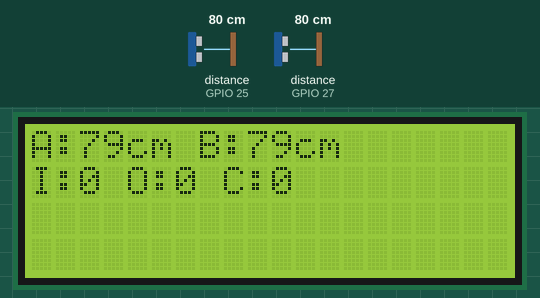
Simulated run of this program. Board: ESP32. On the bench: 20×4 character LCD. Wiring (inferred from the names in the program): 2 × ultrasonic range finder: trigger GPIO 14, echo GPIO 27 / trigger GPIO 26, echo GPIO 25. The inputs (shaded band) are chosen by the test bench; at power-on: distance to the obstacle (sensors on GPIO 25, GPIO 27) 80 cm. The echo pulse lasts 58.3 µs per cm; what the program prints to the serial monitor is not drawn.

Above: at 3.2 s.
3.3 s: distance to the obstacle (sensor on GPIO 25) set to 2 cm
At 4.0 s:
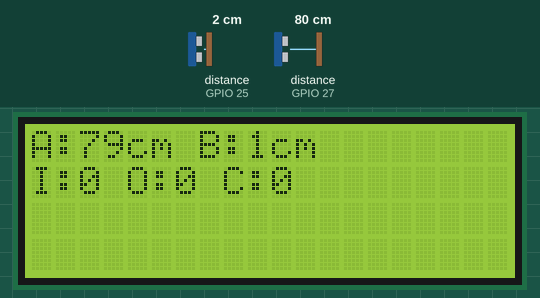
4.8 s: distance to the obstacle (sensor on GPIO 27) set to 2 cm
At 6.0 s:
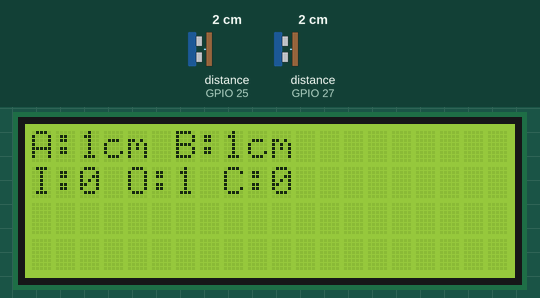
6.5 s: distance to the obstacle (sensor on GPIO 25) set to 4 cm
8.1 s: distance to the obstacle (sensor on GPIO 27) set to 4 cm
At 9.5 s:
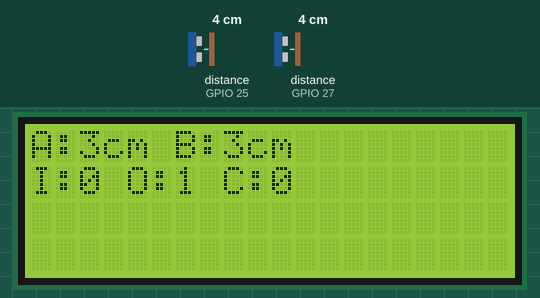
9.8 s: distance to the obstacle (sensor on GPIO 25) set to 9 cm
11.3 s: distance to the obstacle (sensor on GPIO 27) set to 9 cm
At 12.3 s:
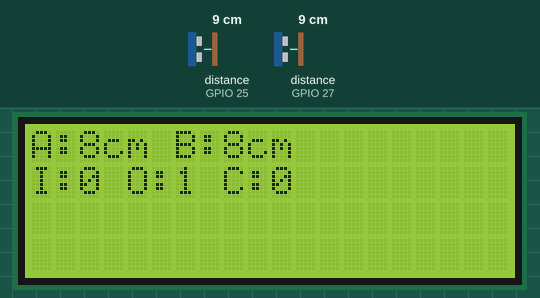
Timing chart, 0 to 13.9 s (numbered marks = the images above; inputs shaded):
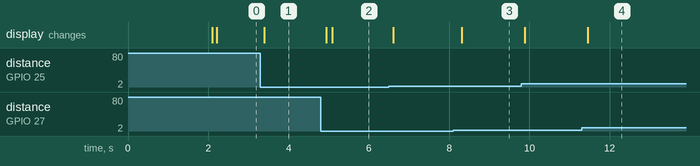

The program:

main.cpp
```cpp
#include <Arduino.h>
#include <Wire.h>
#include <LiquidCrystal_I2C.h>
#include <WiFi.h>
#include <WebServer.h>
#include <DNSServer.h>

// Konfigurasi Access Point
const char* ssid = "VisitorCounter";
const char* password = "12345678";  // Minimal 8 karakter untuk WPA2

// DNS Server untuk captive portal
const byte DNS_PORT = 53;
IPAddress apIP(192, 168, 4, 1);
DNSServer dnsServer;
WebServer server(80);

// Konfigurasi LCD dan sensor
LiquidCrystal_I2C lcd(0x27,20,4);
const int trigPinA = 14;
const int echoPinA = 27;
const int trigPinB = 26;
const int echoPinB = 25;

// Variabel counting
int countIn = 0;
int countOut = 0;
int currentVisitor = 0;

// Konstanta untuk sistem deteksi
const int detectionThreshold = 10;     // Jarak deteksi dalam cm
const int consecutiveReadings = 3;     // Jumlah pembacaan berturut-turut untuk konfirmasi
const int sensorTimeout = 1000;        // Timeout untuk menunggu sensor kedua (ms)
const int debounceDelay = 500;         // Delay minimum antara deteksi (ms)

// Status sensor
bool sensorAState = false;
bool sensorBState = false;
unsigned long lastDetectionTime = 0;

// Buffer untuk pembacaan berturut-turut
int bufferA[consecutiveReadings];
int bufferB[consecutiveReadings];
int bufferIndex = 0;

// HTML template
const char index_html[] PROGMEM = R"rawliteral(
<!DOCTYPE HTML>
<html>
<head>
  <meta name="viewport" content="width=device-width, initial-scale=1">
  <title>Visitor Counter System</title>
  <style>
    body {
      font-family: Arial;
      text-align: center;
      margin: 0;
      padding: 20px;
      background-color: #f0f0f0;
    }
    .card {
      background-color: white;
      padding: 20px;
      border-radius: 10px;
      box-shadow: 0 2px 10px rgba(0,0,0,0.1);
      margin: 10px auto;
      max-width: 400px;
    }
    .value {
      font-size: 30px;
      font-weight: bold;
      color: #0066cc;
    }
    .label {
      font-size: 16px;
      color: #666;
    }
    .sensor-data {
      font-size: 14px;
      color: #888;
      margin-top: 20px;
    }
  </style>
  <script>
    setInterval(function() {
      getData();
    }, 1000);

    function getData() {
      var xhttp = new XMLHttpRequest();
      xhttp.onreadystatechange = function() {
        if (this.readyState == 4 && this.status == 200) {
          var data = JSON.parse(this.responseText);
          document.getElementById("countIn").innerHTML = data.in;
          document.getElementById("countOut").innerHTML = data.out;
          document.getElementById("current").innerHTML = data.current;
          document.getElementById("sensorA").innerHTML = data.distanceA;
          document.getElementById("sensorB").innerHTML = data.distanceB;
        }
      };
      xhttp.open("GET", "/data", true);
      xhttp.send();
    }
  </script>
</head>
<body>
  <h2>Visitor Counter System</h2>

  <div class="card">
    <div class="label">Masuk</div>
    <div class="value" id="countIn">0</div>
  </div>

  <div class="card">
    <div class="label">Keluar</div>
    <div class="value" id="countOut">0</div>
  </div>

  <div class="card">
    <div class="label">Pengunjung Saat Ini</div>
    <div class="value" id="current">0</div>
  </div>

  <div class="sensor-data">
    <p>Sensor A: <span id="sensorA">0</span> cm</p>
    <p>Sensor B: <span id="sensorB">0</span> cm</p>
  </div>
</body>
</html>
)rawliteral";

// Fungsi untuk membaca jarak dari sensor ultrasonik dengan filter noise
long readDistance(int trigPin, int echoPin) {
  // Lakukan 3 pembacaan cepat dan ambil rata-rata
  long total = 0;
  for(int i = 0; i < 3; i++) {
    digitalWrite(trigPin, LOW);
    delayMicroseconds(2);
    digitalWrite(trigPin, HIGH);
    delayMicroseconds(10);
    digitalWrite(trigPin, LOW);

    long duration = pulseIn(echoPin, HIGH, 23529); // Timeout untuk jarak maksimal 4 meter
    if (duration == 0) return 400; // Return nilai maksimal jika timeout

    total += duration * 0.034 / 2;
    delay(10); // Delay kecil antara pembacaan
  }
  return total / 3;
}

// Fungsi untuk mengecek apakah sensor mendeteksi objek dengan konsisten
bool isObjectDetected(int buffer[], long newReading) {
  // Geser nilai dalam buffer
  for(int i = 0; i < consecutiveReadings-1; i++) {
    buffer[i] = buffer[i+1];
  }
  buffer[consecutiveReadings-1] = (newReading < detectionThreshold) ? 1 : 0;

  // Cek apakah semua pembacaan menunjukkan deteksi
  int sum = 0;
  for(int i = 0; i < consecutiveReadings; i++) {
    sum += buffer[i];
  }
  return sum >= consecutiveReadings-1; // Toleransi 1 pembacaan gagal
}

// Handler untuk root path
void handleRoot() {
  server.send(200, "text/html", index_html);
}

// Handler untuk data JSON
void handleData() {
  long distanceA = readDistance(trigPinA, echoPinA);
  long distanceB = readDistance(trigPinB, echoPinB);

  String json = "{";
  json += "\"in\":" + String(countIn) + ",";
  json += "\"out\":" + String(countOut) + ",";
  json += "\"current\":" + String(currentVisitor) + ",";
  json += "\"distanceA\":" + String(distanceA) + ",";
  json += "\"distanceB\":" + String(distanceB);
  json += "}";
  server.send(200, "application/json", json);
}

// Handler untuk halaman tidak ditemukan
void handleNotFound() {
  server.sendHeader("Location", "/", true);
  server.send(302, "text/plain", "");
}

// Setup web server
void setupServer() {
  WiFi.mode(WIFI_AP);
  WiFi.softAPConfig(apIP, apIP, IPAddress(255, 255, 255, 0));
  WiFi.softAP(ssid, password);

  // DNS Server untuk redirect semua request ke ESP32
  dnsServer.start(DNS_PORT, "*", apIP);

  // Route handler
  server.on("/", handleRoot);
  server.on("/data", handleData);
  server.onNotFound(handleNotFound);

  server.begin();
  Serial.println("HTTP server started");
  Serial.print("AP IP address: ");
  Serial.println(WiFi.softAPIP());
}

void setup() {
  // Setup pin sensor
  pinMode(trigPinA, OUTPUT);
  pinMode(echoPinA, INPUT);
  pinMode(trigPinB, OUTPUT);
  pinMode(echoPinB, INPUT);

  // Inisialisasi buffer
  memset(bufferA, 0, sizeof(bufferA));
  memset(bufferB, 0, sizeof(bufferB));

  Serial.begin(115200);

  // Inisialisasi LCD
  lcd.init();
  lcd.backlight();
  lcd.setCursor(0, 0);
  lcd.print("Visitor Counter");
  lcd.setCursor(0, 1);
  lcd.print("Starting AP...");

  // Setup Web Server
  setupServer();

  delay(2000);
  lcd.clear();
}

void loop() {
  // Handle DNS dan Web Server
  dnsServer.processNextRequest();
  server.handleClient();

  // Baca jarak dari kedua sensor
  long distanceA = readDistance(trigPinA, echoPinA);
  long distanceB = readDistance(trigPinB, echoPinB);

  // Update LCD dengan jarak
  lcd.setCursor(0, 0);
  lcd.print("A:");
  lcd.print(distanceA);
  lcd.print("cm ");
  lcd.print("B:");
  lcd.print(distanceB);
  lcd.print("cm    ");

  // Cek waktu debounce
  if (millis() - lastDetectionTime < debounceDelay) {
    return;
  }

  // Deteksi status sensor dengan filter
  bool newSensorAState = isObjectDetected(bufferA, distanceA);
  bool newSensorBState = isObjectDetected(bufferB, distanceB);

  // State machine untuk mendeteksi arah
  static enum {IDLE, A_ACTIVE, B_ACTIVE} state = IDLE;
  static unsigned long stateTimer = 0;

  switch(state) {
    case IDLE:
      if (newSensorAState && !newSensorBState) {
        state = A_ACTIVE;
        stateTimer = millis();
      }
      else if (newSensorBState && !newSensorAState) {
        state = B_ACTIVE;
        stateTimer = millis();
      }
      break;

    case A_ACTIVE:
      if (newSensorBState) {
        if (millis() - stateTimer < sensorTimeout) {
          countIn++;
          currentVisitor++;
          Serial.println("IN: " + String(countIn));
          lastDetectionTime = millis();
        }
        state = IDLE;
      }
      else if (millis() - stateTimer > sensorTimeout) {
        state = IDLE;
      }
      break;

    case B_ACTIVE:
      if (newSensorAState) {
        if (millis() - stateTimer < sensorTimeout) {
          countOut++;
          currentVisitor = max(0, currentVisitor - 1);
          Serial.println("OUT: " + String(countOut));
          lastDetectionTime = millis();
        }
        state = IDLE;
      }
      else if (millis() - stateTimer > sensorTimeout) {
        state = IDLE;
      }
      break;
  }

  // Update LCD
  lcd.setCursor(0, 1);
  lcd.print("I:");
  lcd.print(countIn);
  lcd.print(" O:");
  lcd.print(countOut);
  lcd.print(" C:");
  lcd.print(currentVisitor);
  lcd.print("   ");

  // Delay kecil untuk stabilitas dan mencegah watchdog reset
  delay(50);
}

// #include <Arduino.h>
// #include <Wire.h>
// #include <LiquidCrystal_I2C.h>

// // Konfigurasi layar LCD I2C
// LiquidCrystal_I2C lcd(0x27,20,4);

// // Pin konfigurasi untuk Sensor A dan Sensor B
// const int trigPinA = 14;
// const int echoPinA = 27;
// const int trigPinB = 26;
// const int echoPinB = 25;

// // Variabel counting
// int countIn = 0;
// int countOut = 0;
// int currentVisitor = 0;

// // Konstanta untuk sistem deteksi
// const int detectionThreshold = 20;     // Jarak deteksi dalam cm
// const int consecutiveReadings = 3;     // Jumlah pembacaan berturut-turut untuk konfirmasi
// const int sensorTimeout = 1500;        // Timeout untuk menunggu sensor kedua (ms)
// const int debounceDelay = 500;         // Delay minimum antara deteksi (ms)

// // Status sensor
// bool sensorAState = false;
// bool sensorBState = false;
// unsigned long lastDetectionTime = 0;

// // Buffer untuk pembacaan berturut-turut
// int bufferA[consecutiveReadings];
// int bufferB[consecutiveReadings];
// int bufferIndex = 0;

// // Fungsi untuk membaca jarak dari sensor ultrasonik dengan filter noise
// long readDistance(int trigPin, int echoPin) {
//   // Lakukan 3 pembacaan cepat dan ambil rata-rata
//   long total = 0;
//   for(int i = 0; i < 3; i++) {
//     digitalWrite(trigPin, LOW);
//     delayMicroseconds(2);
//     digitalWrite(trigPin, HIGH);
//     delayMicroseconds(10);
//     digitalWrite(trigPin, LOW);

//     long duration = pulseIn(echoPin, HIGH, 23529); // Timeout untuk jarak maksimal 4 meter
//     if (duration == 0) return 400; // Return nilai maksimal jika timeout

//     total += duration * 0.034 / 2;
//     delay(10); // Delay kecil antara pembacaan
//   }
//   return total / 3;
// }

// // Fungsi untuk mengecek apakah sensor mendeteksi objek dengan konsisten
// bool isObjectDetected(int buffer[], long newReading) {
//   // Geser nilai dalam buffer
//   for(int i = 0; i < consecutiveReadings-1; i++) {
//     buffer[i] = buffer[i+1];
//   }
//   buffer[consecutiveReadings-1] = (newReading < detectionThreshold) ? 1 : 0;

//   // Cek apakah semua pembacaan menunjukkan deteksi
//   int sum = 0;
//   for(int i = 0; i < consecutiveReadings; i++) {
//     sum += buffer[i];
//   }
//   return sum >= consecutiveReadings-1; // Toleransi 1 pembacaan gagal
// }

// void setup() {
//   pinMode(trigPinA, OUTPUT);
//   pinMode(echoPinA, INPUT);
//   pinMode(trigPinB, OUTPUT);
//   pinMode(echoPinB, INPUT);

//   // Inisialisasi buffer
//   memset(bufferA, 0, sizeof(bufferA));
//   memset(bufferB, 0, sizeof(bufferB));

//   Serial.begin(115200); // Gunakan baud rate lebih tinggi
//   Serial.println("Improved Counting Gate System Initialized");

//   lcd.init();
//   lcd.backlight();
//   lcd.setCursor(0, 0);
//   lcd.print("Improved Counter");
//   lcd.setCursor(0, 1);
//   lcd.print("Initializing...");
//   delay(2000);
//   lcd.clear();
// }

// void loop() {
//   // Baca jarak dari kedua sensor
//   long distanceA = readDistance(trigPinA, echoPinA);
//   long distanceB = readDistance(trigPinB, echoPinB);

//   // Update LCD dengan jarak
//   lcd.setCursor(0, 0);
//   lcd.print("A:");
//   lcd.print(distanceA);
//   lcd.print("cm ");
//   lcd.print("B:");
//   lcd.print(distanceB);
//   lcd.print("cm    ");

//   // Cek waktu debounce
//   if (millis() - lastDetectionTime < debounceDelay) {
//     return;
//   }

//   // Deteksi status sensor dengan filter
//   bool newSensorAState = isObjectDetected(bufferA, distanceA);
//   bool newSensorBState = isObjectDetected(bufferB, distanceB);

//   // State machine untuk mendeteksi arah
//   static enum {IDLE, A_ACTIVE, B_ACTIVE} state = IDLE;
//   static unsigned long stateTimer = 0;

//   switch(state) {
//     case IDLE:
//       if (newSensorAState && !newSensorBState) {
//         state = A_ACTIVE;
//         stateTimer = millis();
//       }
//       else if (newSensorBState && !newSensorAState) {
//         state = B_ACTIVE;
//         stateTimer = millis();
//       }
//       break;

//     case A_ACTIVE:
//       if (newSensorBState) {
//         if (millis() - stateTimer < sensorTimeout) {
//           countIn++;
//           currentVisitor++;
//           Serial.println("IN: " + String(countIn));
//           lastDetectionTime = millis();
//         }
//         state = IDLE;
//       }
//       else if (millis() - stateTimer > sensorTimeout) {
//         state = IDLE;
//       }
//       break;

//     case B_ACTIVE:
//       if (newSensorAState) {
//         if (millis() - stateTimer < sensorTimeout) {
//           countOut++;
//           currentVisitor = max(0, currentVisitor - 1);
//           Serial.println("OUT: " + String(countOut));
//           lastDetectionTime = millis();
//         }
//         state = IDLE;
//       }
//       else if (millis() - stateTimer > sensorTimeout) {
//         state = IDLE;
//       }
//       break;
//   }

//   // Update LCD
//   lcd.setCursor(0, 1);
//   lcd.print("I:");
//   lcd.print(countIn);
//   lcd.print(" O:");
//   lcd.print(countOut);
//   lcd.print(" C:");
//   lcd.print(currentVisitor);
//   lcd.print("   ");

//   delay(50); // Delay kecil untuk stabilitas
// }
```

Measured:
- after the input at 3.3 s, the display: changes after 0.10 s (image 1)
- after the input at 4.8 s, the display: first changes after 0.14 s (image 2 shows a later state)
- after the input at 8.1 s, the display: changes after 0.21 s (image 3)
- after the input at 11.3 s, the display: changes after 0.16 s (image 4)
